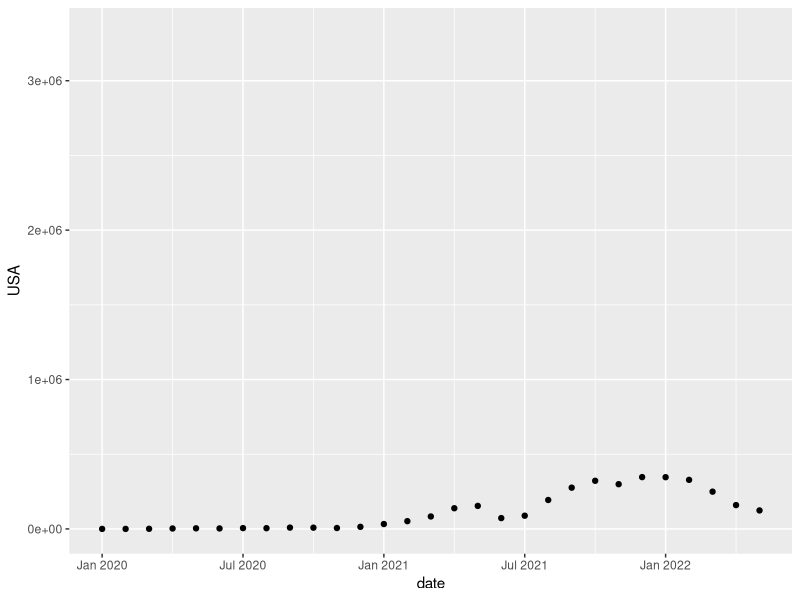

Recreate this plot in R.
## ---- chunk 1
rm( list=ls()) #clean up worksapce
library(tidyverse)
library(lubridate)
library(readxl)
## ---- chunk 2
#tb = read_excel('gisaid_monthly_submissions_global_2021-05-12-0958.xlsx')
tb = read_excel('gisaid_monthly_submissions_global_2022-05-23.xlsx')
distinct_names = dplyr::distinct(tb[,1])
tb = tb[ match(distinct_names$...1, tb$...1), ] #remove redundant country names
## ---- chunk 3
str(tb)
## ---- chunk 4
?str
help(str);
head(tb)
## ---- chunk 5
#indexing features of R
tb[1:5, 2:4]
## ---- chunk 6
tb[3, 4]
## ---- chunk 7
# what is the 5th and 9th rows in age and SciLitScore: 
tb[c(3, 4, 7), c(4,5)]
## ---- chunk 8
tb[c(3,4), c( '03/2020', "04/2020")]
## ---- chunk 9
tail(tb)
## ---- chunk 10
head( tb[, 2:3], n=2)
## ---- chunk 11
# how many columns? 
length(tb[1,])
print(paste( "There are ", length(tb[1,]), " columns"))
## ---- chunk 12
tb$`01/2020`
## ---- chunk 13
tb1 = t(tb[, 2: length(tb[1,])])
tb1 = data.frame(tb1)
names(tb1) = t(tb[,1]) #use contry names as columns names in tb1
head(tb1)
## ---- chunk 14
library(zoo)
## ---- chunk 15
tb1$date = as.yearmon( row.names(tb1),  "%m/%Y")
 ggplot( tb1, aes(x=date, y=USA)) + geom_point()
## ---- chunk 16
names(tb1)
## ---- chunk 17
tb1$USA
## ---- chunk 18
tb1 %>% select (USA)
## ---- chunk 19
tb1 %>% filter( USA > 100 & USA < 5000 ) %>% select (USA, China)
##tb1[, c("USA", "China")]
## ---- chunk 20
tb1$"monthly total:"
## ---- chunk 21
tb1$USA_percentage = tb1$USA / tb1$"monthly total:"
tb1$USA_percentage
## ---- chunk 22
sum(tb1$"monthly total:") / 1E6
